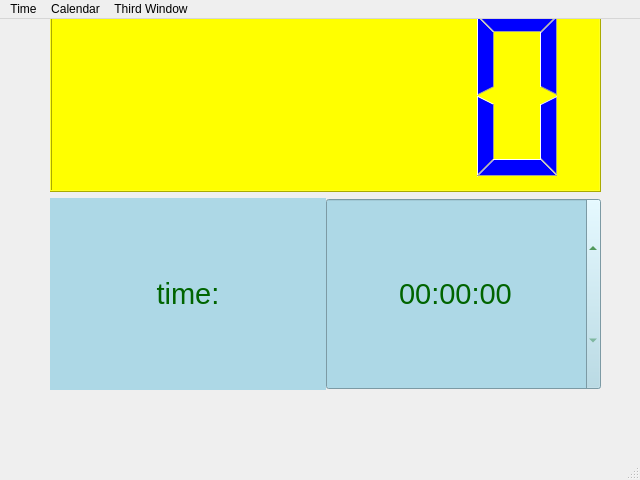
<?xml version="1.0" encoding="UTF-8"?>
<ui version="4.0">
 <class>LCD_Window</class>
 <widget class="QMainWindow" name="LCD_Window">
  <property name="geometry">
   <rect>
    <x>0</x>
    <y>0</y>
    <width>640</width>
    <height>480</height>
   </rect>
  </property>
  <property name="maximumSize">
   <size>
    <width>16777215</width>
    <height>100000</height>
   </size>
  </property>
  <property name="windowTitle">
   <string>LCD Time</string>
  </property>
  <widget class="QWidget" name="centralwidget">
   <widget class="QWidget" name="verticalLayoutWidget">
    <property name="geometry">
     <rect>
      <x>50</x>
      <y>-20</y>
      <width>551</width>
      <height>391</height>
     </rect>
    </property>
    <layout class="QVBoxLayout" name="verticalLayout" stretch="0,0">
     <item>
      <widget class="QLCDNumber" name="lcdNumber">
       <property name="styleSheet">
        <string notr="true">QLCDNumber{background-color: yellow;color:blue}</string>
       </property>
      </widget>
     </item>
     <item>
      <layout class="QHBoxLayout" name="horizontalLayout" stretch="0,0">
       <property name="spacing">
        <number>0</number>
       </property>
       <item>
        <widget class="QLabel" name="label">
         <property name="maximumSize">
          <size>
           <width>16777214</width>
           <height>15000</height>
          </size>
         </property>
         <property name="font">
          <font>
           <pointsize>22</pointsize>
          </font>
         </property>
         <property name="toolTip">
          <string>selected time</string>
         </property>
         <property name="styleSheet">
          <string notr="true">QLabel{background-color:lightblue; color:darkgreen}</string>
         </property>
         <property name="text">
          <string>time:</string>
         </property>
         <property name="alignment">
          <set>Qt::AlignCenter</set>
         </property>
        </widget>
       </item>
       <item>
        <widget class="QTimeEdit" name="timeEdit">
         <property name="maximumSize">
          <size>
           <width>16777215</width>
           <height>100000</height>
          </size>
         </property>
         <property name="font">
          <font>
           <pointsize>22</pointsize>
          </font>
         </property>
         <property name="layoutDirection">
          <enum>Qt::LeftToRight</enum>
         </property>
         <property name="styleSheet">
          <string notr="true">QTimeEdit{background-color:lightblue; color:darkgreen}</string>
         </property>
         <property name="alignment">
          <set>Qt::AlignCenter</set>
         </property>
        </widget>
       </item>
      </layout>
     </item>
    </layout>
   </widget>
  </widget>
  <widget class="QMenuBar" name="menubar">
   <property name="geometry">
    <rect>
     <x>0</x>
     <y>0</y>
     <width>640</width>
     <height>37</height>
    </rect>
   </property>
   <widget class="QMenu" name="menuTime">
    <property name="title">
     <string>Time</string>
    </property>
    <addaction name="actionTime"/>
    <addaction name="actionTime_Edit"/>
   </widget>
   <widget class="QMenu" name="menuCalendar">
    <property name="title">
     <string>Calendar</string>
    </property>
    <addaction name="actionOpen_Calendar"/>
   </widget>
   <widget class="QMenu" name="menuThird_Window">
    <property name="title">
     <string>Third Window</string>
    </property>
    <addaction name="actionOpen_3d_Window"/>
    <addaction name="actionOpen_Dialog"/>
   </widget>
   <addaction name="menuTime"/>
   <addaction name="menuCalendar"/>
   <addaction name="menuThird_Window"/>
  </widget>
  <widget class="QStatusBar" name="statusbar"/>
  <action name="actionTime">
   <property name="text">
    <string>Time</string>
   </property>
  </action>
  <action name="actionTime_Edit">
   <property name="text">
    <string>Time Edit</string>
   </property>
  </action>
  <action name="actionOpen_Calendar">
   <property name="text">
    <string>Open Calendar</string>
   </property>
  </action>
  <action name="actionOpen_3d_Window">
   <property name="text">
    <string>Open 3d Window</string>
   </property>
  </action>
  <action name="actionOpen_Dialog">
   <property name="text">
    <string>Open Dialog</string>
   </property>
  </action>
 </widget>
 <resources/>
 <connections/>
</ui>
